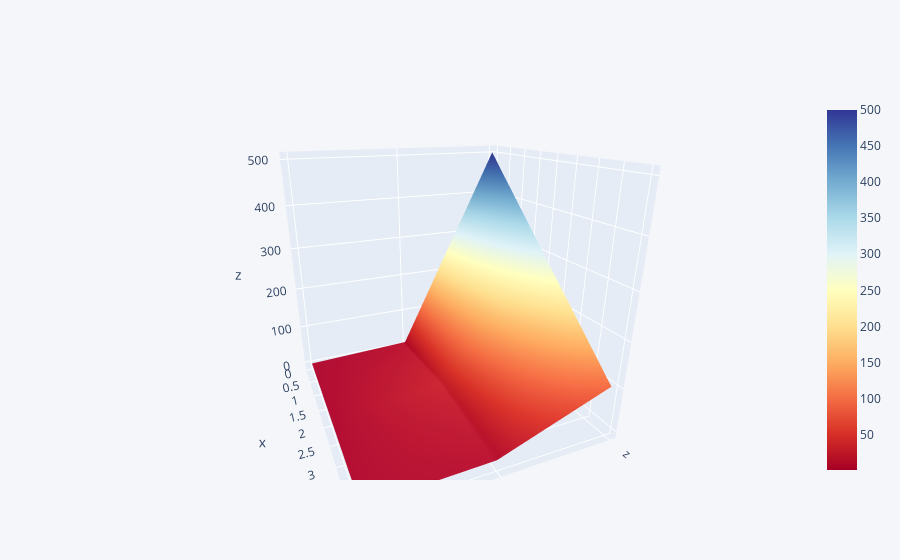

Notebook cell for this chart:
### Code cell
df3.iplot(kind='surface',colorscale='rdylbu')

### Figure 1 — Plotly figure (JSON) as saved in the notebook; plotly's stock layout.template omitted (floating-point values rounded to 4 significant figures)
{"data": [{"colorscale": [[0, "rgb(165,0,38)"], [0.1, "rgb(215,48,39)"], [0.2, "rgb(244,109,67)"], [0.3, "rgb(253,174,97)"], [0.4, "rgb(254,224,144)"], [0.5, "rgb(255,255,191)"], [0.6, "rgb(224,243,248)"], [0.7, "rgb(171,217,233)"], [0.8, "rgb(116,173,209)"], [0.9, "rgb(69,117,180)"], [1, "rgb(49,54,149)"]], "type": "surface", "x": [0, 1, 2, 3, 4], "y": ["x", "y", "z"], "z": [[1, 2, 3, 4, 5], [10, 20, 30, 20, 10], [500, 400, 300, 200, 100]]}], "layout": {"autosize": true, "legend": {"bgcolor": "#F5F6F9", "font": {"color": "#4D5663"}}, "paper_bgcolor": "#F5F6F9", "plot_bgcolor": "#F5F6F9", "scene": {"aspectmode": "auto", "aspectratio": {"x": 1, "y": 1, "z": 1}, "camera": {"center": {"x": 0, "y": 0, "z": 0}, "eye": {"x": 1.538, "y": -0.6692, "z": 0.6463}, "projection": {"type": "perspective"}, "up": {"x": 0.005684, "y": -0.005652, "z": 1.0}}}, "title": {"font": {"color": "#4D5663"}}, "xaxis": {"gridcolor": "#E1E5ED", "showgrid": true, "tickfont": {"color": "#4D5663"}, "title": {"font": {"color": "#4D5663"}, "text": ""}, "zerolinecolor": "#E1E5ED"}, "yaxis": {"gridcolor": "#E1E5ED", "showgrid": true, "tickfont": {"color": "#4D5663"}, "title": {"font": {"color": "#4D5663"}, "text": ""}, "zerolinecolor": "#E1E5ED"}}}
